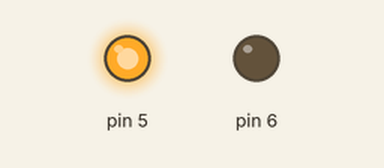
A sketch run on a simulated Arduino Uno, built with avr-gcc and run on an emulated ATmega328P. Parts: output pins drawn as LEDs (lit = HIGH).

Above: at 3.0 s.
At 9.0 s:
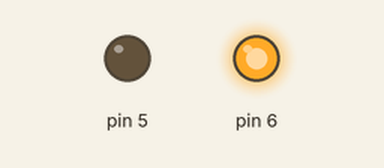
Timing chart, 0 to 15.6 s (numbered marks = the images above):
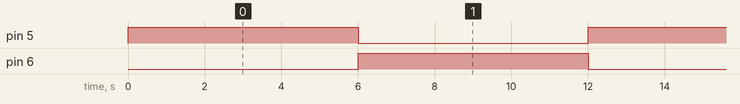

Measured:
- by itself, pin 5, pin 6: alternates HIGH for 6.0 s and LOW for 6.0 s
- by itself, everything shown: repeats every 12.0 s, in 3 steps

The sketch:

purge_code.ino
```cpp
void setup(){
  pinMode(5, OUTPUT);
  pinMode(6, OUTPUT);
}

void loop(){
  digitalWrite(5, HIGH);
  delay(6000);
  digitalWrite(5, LOW);
  digitalWrite(6, HIGH);
  delay(6000);
  digitalWrite(6, LOW);

}
```
